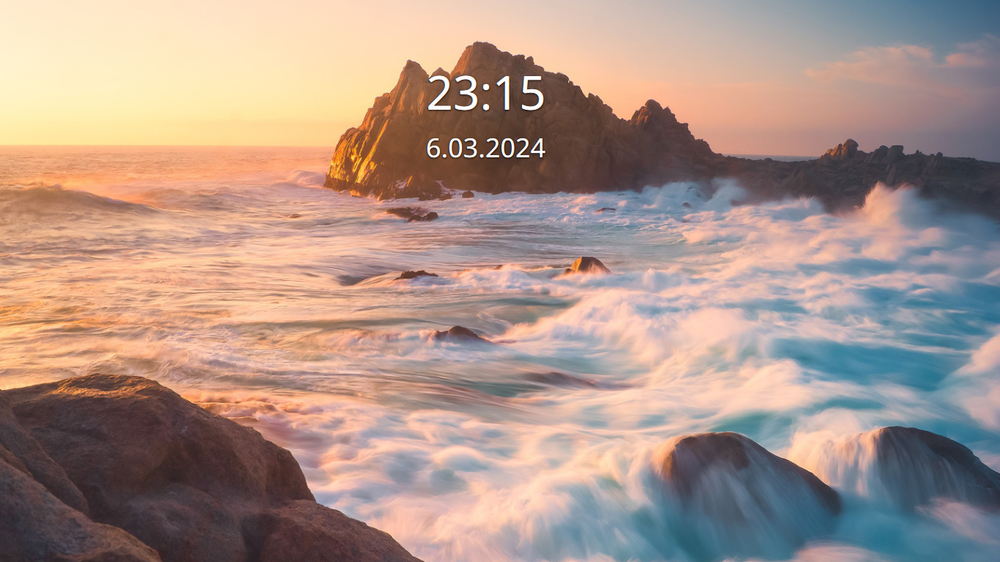
%> input picture img-processing/desktop.png, 1000 x 562 px, shrunk from 1366 x 768 before the run
$ octave thresholding.m   (GNU Octave 9; MATLAB toolbox functions it lacks are replaced by stand-ins)
%> lines starting %> are read from the running program, lines starting %| are printed output that depends on the picture; in (x1, y1, x2, y2) boxes, pixels count from 0 and x2, y2 are one past the last pixel; in counts of white or black regions, pixels touching at a corner belong together; the program's own positions count from 1


%% Thresholding and Image Binarize

clc, clear all, close all, format compact

pkg load image

img = imread("desktop.png");
%> img is the input picture: size 562x1000x3 uint8; mean R, G, B 171.5, 147.9, 137.2

img_raw = img;

gry_img = rgb2gray(img);
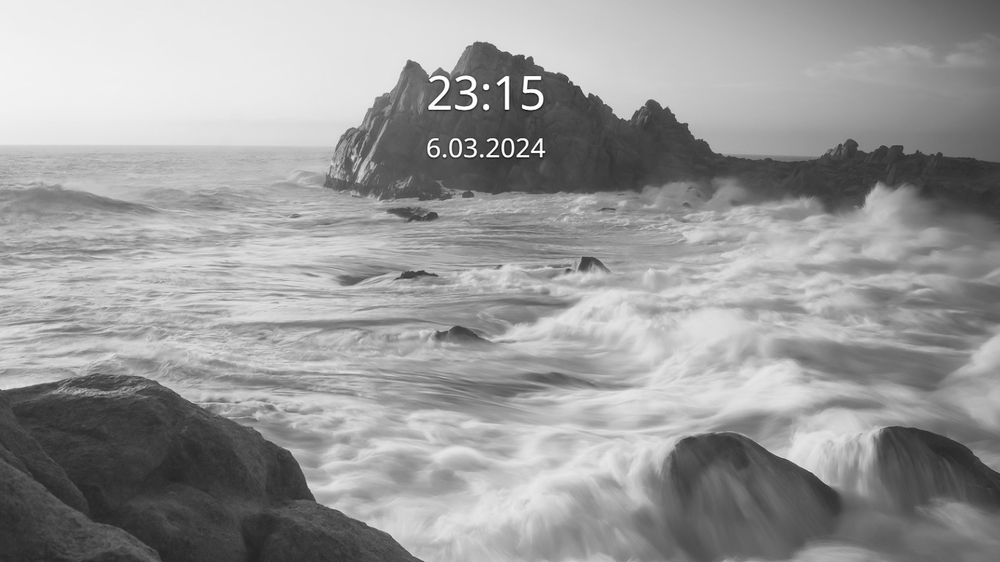
%> gry_img: size 562x1000 uint8; min 18, max 255, mean 153.8

###### THRESHOLDING
##threshold = 0.8;
threshold = graythresh(gry_img);
%> threshold = 0.545
BW = im2bw(gry_img, threshold); % imbinarize
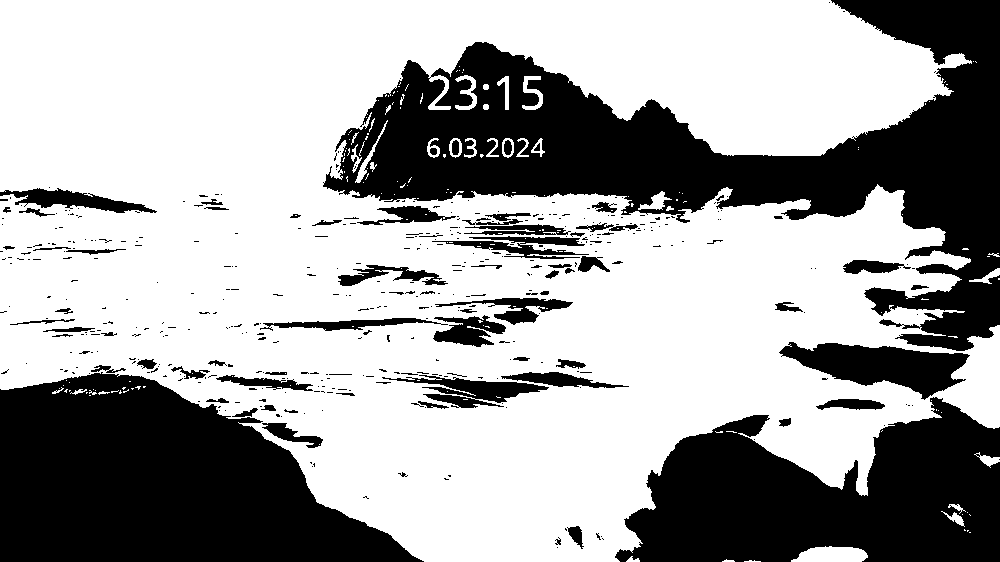
%> BW: size 562x1000 logical; 64.2% white; 436 black regions (358 under 20 px), largest, box (x1, y1, x2, y2) and area: (323, 0, 1000, 351) 78936, (0, 372, 424, 562) 53846, (615, 397, 1000, 562) 41857
figure, imshowpair(gry_img, BW, "montage");
%> after `imshowpair(gry_img, BW, "montage")`:
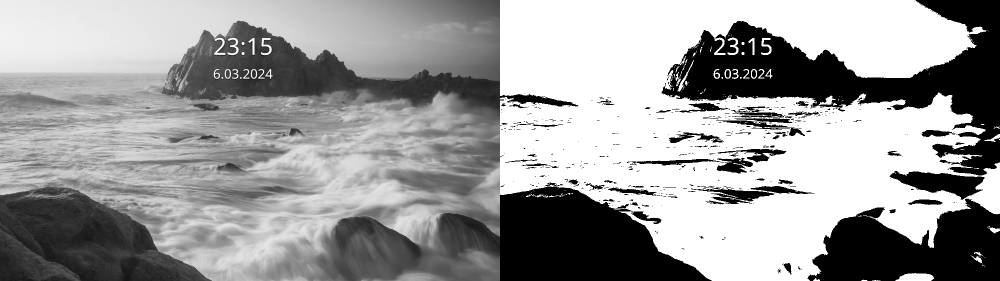
%> displayed picture: size 562x2000, on the screen's scale of 0 to 255 (shown at 1/2 size); min 0, max 255, mean 155

###### DYNAMIC TITLE
title_str = strcat("Threshold set to: ", num2str(threshold));
%> title_str = 'Threshold set to:0.5451'
figure, imshow(BW), pause(0.1);
title(title_str);
